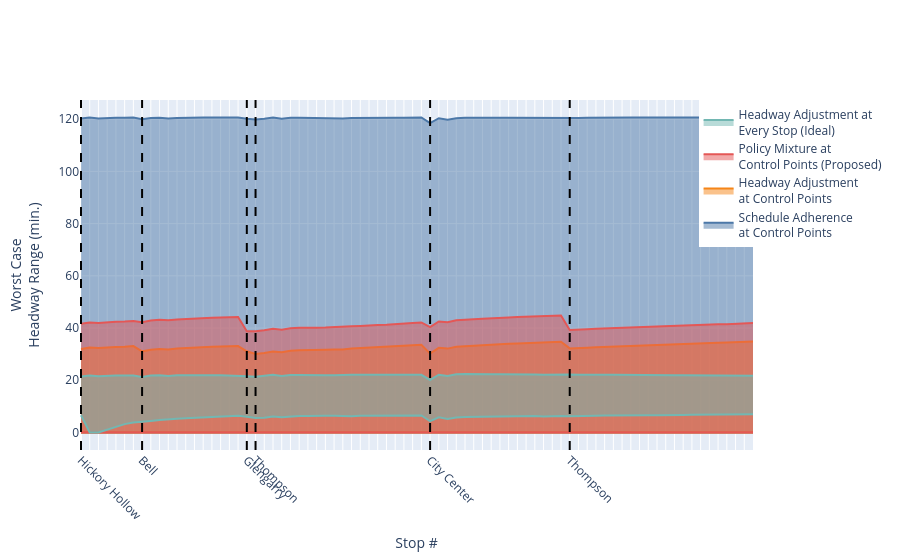

Notebook source saved alongside this figure:
### Code cell
# Base route - no control
BASE_ROUTE = stop_info

# Possible Control Points
CTRLPTS = ['HICHICNN', 'MXIGLENG', 'MXITHOMP', 'MXIBELL', 'MCC4_15', 'MXOTHOMP']

# Sched Driven Route
SCHED_ROUTE= copy.deepcopy(BASE_ROUTE)
for i in range(len(SCHED_ROUTE)):
    if SCHED_ROUTE[i]['stop_id'] in CTRLPTS:
        SCHED_ROUTE[i]['policy'] = ScheduleDrivenPolicy
        SCHED_ROUTE[i]['policy_args'] = {'schedule': departures[SCHED_ROUTE[i]['stop_id']]}

# Sched Driven Route
ALL_ROUTE= copy.deepcopy(BASE_ROUTE)
for i in range(len(ALL_ROUTE)):
    ALL_ROUTE[i]['policy'] = RatioDrivenPolicy
    ALL_ROUTE[i]['policy_args'] = {'target_ratio': 1, 'activation_ratio': 1, 'max_holding': float('inf')}

# Ratio Driven Route has one stop driven by ratio policy
RATIO_ROUTE = copy.deepcopy(BASE_ROUTE)
for i in range(len(RATIO_ROUTE)):
    if RATIO_ROUTE[i]['stop_id'] in CTRLPTS:
        RATIO_ROUTE[i]['policy'] = RatioDrivenPolicy
        RATIO_ROUTE[i]['policy_args'] = {'target_ratio': 1, 'activation_ratio': 1, 'max_holding': float('inf')}

PROPOSED_ROUTE = copy.deepcopy(BASE_ROUTE)
for i in range(len(PROPOSED_ROUTE)):
    if PROPOSED_ROUTE[i]['stop_id'] in ['MXIGLENG', 'MXOTHOMP']:
        PROPOSED_ROUTE[i]['policy'] = RatioDrivenPolicy
        PROPOSED_ROUTE[i]['policy_args'] = {'target_ratio': 1, 'activation_ratio': 1, 'max_holding': float('inf')}
    if PROPOSED_ROUTE[i]['stop_id'] in ['HICHICNN', 'MCC4_15']:
        PROPOSED_ROUTE[i]['policy'] = ScheduleDrivenPolicy
        PROPOSED_ROUTE[i]['policy_args'] = {'schedule': departures[PROPOSED_ROUTE[i]['stop_id']]}

routes = {
    'Schedule Adherence<br>at Control Points': SCHED_ROUTE,
    'Headway Adjustment<br>at Control Points': RATIO_ROUTE,
    'Policy Mixture at<br>Control Points (Proposed)': PROPOSED_ROUTE,
    'Headway Adjustment at<br>Every Stop (Ideal)': ALL_ROUTE,
}
sim_results = {
    'H/T Ratio Driven': 'sim_r55_ffa.pkl',
}

run_experiment(
    exp_id='exp-base',
    routes=routes,
    sim_results=sim_results,
    start_times=start,
    t_max=60 * 48,
)

### Figure 1 — Plotly figure (JSON) as saved in the notebook; plotly's stock layout.template omitted (floating-point values rounded to 4 significant figures)
{"data": [{"line": {"color": "#4C78A8"}, "mode": "lines", "showlegend": false, "type": "scatter", "x": [0, 1, 2, 3, 4, 5, 6, 7, 8, 9, 10, 11, 12, 13, 14, 15, 16, 17, 18, 19, 20, 21, 22, 23, 24, 25, 26, 27, 28, 29, 30, 31, 32, 33, 34, 35, 36, 37, 38, 39, 40, 41, 42, 43, 44, 45, 46, 47, 48, 49, 50, 51, 52, 53, 54, 55, 56, 57, 58, 59, 60, 61, 62, 63, 64, 65, 66, 67, 68, 69, 70, 71, 72, 73, 74, 75, 76, 77], "y": [120.2, 120.6, 120.2, 120.5, 120.5, 120.6, 120.6, 120.0, 120.4, 120.6, 120.2, 120.5, 120.6, 120.6, 120.6, 120.6, 120.6, 120.6, 120.6, 120.2, 119.9, 120.2, 120.6, 120.1, 120.6, 120.6, 120.5, 120.5, 120.4, 120.4, 120.3, 120.5, 120.5, 120.6, 120.5, 120.5, 120.6, 120.5, 120.6, 120.6, 118.5, 120.3, 119.7, 120.4, 120.5, 120.4, 120.4, 120.4, 120.5, 120.6, 120.5, 120.6, 120.6, 120.4, 120.6, 120.6, 120.6, 120.4, 120.5, 120.6, 120.6, 120.6, 120.6, 120.6, 120.6, 120.6, 120.6, 120.5, 120.6, 120.6, 120.6, 120.6, 120.6, 120.6, 120.6, 120.6, 120.6, 120.6]}, {"fill": "tonexty", "line": {"color": "#4C78A8"}, "mode": "lines", "name": "Schedule Adherence<br>at Control Points", "showlegend": true, "type": "scatter", "x": [0, 1, 2, 3, 4, 5, 6, 7, 8, 9, 10, 11, 12, 13, 14, 15, 16, 17, 18, 19, 20, 21, 22, 23, 24, 25, 26, 27, 28, 29, 30, 31, 32, 33, 34, 35, 36, 37, 38, 39, 40, 41, 42, 43, 44, 45, 46, 47, 48, 49, 50, 51, 52, 53, 54, 55, 56, 57, 58, 59, 60, 61, 62, 63, 64, 65, 66, 67, 68, 69, 70, 71, 72, 73, 74, 75, 76, 77], "y": [0, 0, 0, 0, 0, 0, 0, 0, 0, 0, 0, 0, 0, 0, 0, 0, 0, 0, 0, 0, 0, 0, 0, 0, 0, 0, 0, 0, 0, 0, 0, 0, 0, 0, 0, 0, 0, 0, 0, 0, 0, 0, 0, 0, 0, 0, 0, 0, 0, 0, 0, 0, 0, 0, 0, 0, 0, 0, 0, 0, 0, 0, 0, 0, 0, 0, 0, 0, 0, 0, 0, 0, 0, 0, 0, 0, 0, 0]}, {"line": {"color": "#F58518"}, "mode": "lines", "showlegend": false, "type": "scatter", "x": [0, 1, 2, 3, 4, 5, 6, 7, 8, 9, 10, 11, 12, 13, 14, 15, 16, 17, 18, 19, 20, 21, 22, 23, 24, 25, 26, 27, 28, 29, 30, 31, 32, 33, 34, 35, 36, 37, 38, 39, 40, 41, 42, 43, 44, 45, 46, 47, 48, 49, 50, 51, 52, 53, 54, 55, 56, 57, 58, 59, 60, 61, 62, 63, 64, 65, 66, 67, 68, 69, 70, 71, 72, 73, 74, 75, 76, 77], "y": [32.0, 32.53, 32.33, 32.68, 32.79, 32.87, 33.08, 31.08, 31.7, 32.0, 31.82, 32.15, 32.35, 32.48, 32.66, 32.8, 32.89, 32.98, 33.08, 31.1, 30.09, 30.47, 31.06, 30.74, 31.3, 31.47, 31.47, 31.61, 31.66, 31.76, 31.78, 32.13, 32.28, 32.56, 32.62, 32.76, 33.05, 33.21, 33.42, 33.62, 30.22, 32.43, 32.12, 32.86, 33.19, 33.25, 33.41, 33.5, 33.71, 33.95, 34.08, 34.24, 34.4, 34.31, 34.62, 34.73, 32.2, 32.21, 32.49, 32.65, 32.78, 32.98, 33.07, 33.25, 33.43, 33.56, 33.65, 33.74, 33.86, 34.01, 34.13, 34.16, 34.3, 34.35, 34.44, 34.56, 34.69, 34.83]}, {"fill": "tonexty", "line": {"color": "#F58518"}, "mode": "lines", "name": "Headway Adjustment<br>at Control Points", "showlegend": true, "type": "scatter", "x": [0, 1, 2, 3, 4, 5, 6, 7, 8, 9, 10, 11, 12, 13, 14, 15, 16, 17, 18, 19, 20, 21, 22, 23, 24, 25, 26, 27, 28, 29, 30, 31, 32, 33, 34, 35, 36, 37, 38, 39, 40, 41, 42, 43, 44, 45, 46, 47, 48, 49, 50, 51, 52, 53, 54, 55, 56, 57, 58, 59, 60, 61, 62, 63, 64, 65, 66, 67, 68, 69, 70, 71, 72, 73, 74, 75, 76, 77], "y": [0, 0, 0, 0, 0, 0, 0, 0, 0, 0, 0, 0, 0, 0, 0, 0, 0, 0, 0, 0, 0, 0, 0, 0, 0, 0, 0, 0, 0, 0, 0, 0, 0, 0, 0, 0, 0, 0, 0, 0, 0, 0, 0, 0, 0, 0, 0, 0, 0, 0, 0, 0, 0, 0, 0, 0, 0, 0, 0, 0, 0, 0, 0, 0, 0, 0, 0, 0, 0, 0, 0, 0, 0, 0, 0, 0, 0, 0]}, {"line": {"color": "#E45756"}, "mode": "lines", "showlegend": false, "type": "scatter", "x": [0, 1, 2, 3, 4, 5, 6, 7, 8, 9, 10, 11, 12, 13, 14, 15, 16, 17, 18, 19, 20, 21, 22, 23, 24, 25, 26, 27, 28, 29, 30, 31, 32, 33, 34, 35, 36, 37, 38, 39, 40, 41, 42, 43, 44, 45, 46, 47, 48, 49, 50, 51, 52, 53, 54, 55, 56, 57, 58, 59, 60, 61, 62, 63, 64, 65, 66, 67, 68, 69, 70, 71, 72, 73, 74, 75, 76, 77], "y": [41.62, 42.15, 41.95, 42.3, 42.4, 42.49, 42.7, 42.25, 42.86, 43.16, 42.98, 43.31, 43.51, 43.64, 43.82, 43.96, 44.05, 44.14, 44.24, 38.79, 38.74, 39.12, 39.71, 39.39, 39.96, 40.12, 40.01, 40.16, 40.21, 40.31, 40.32, 40.68, 40.82, 41.1, 41.17, 41.3, 41.6, 41.76, 41.97, 42.16, 40.33, 42.54, 42.24, 42.97, 43.3, 43.36, 43.52, 43.61, 43.82, 44.06, 44.19, 44.35, 44.51, 44.42, 44.73, 44.84, 39.26, 39.27, 39.55, 39.71, 39.84, 40.03, 40.13, 40.3, 40.49, 40.61, 40.7, 40.8, 40.92, 41.07, 41.18, 41.22, 41.36, 41.41, 41.49, 41.62, 41.75, 41.89]}, {"fill": "tonexty", "line": {"color": "#E45756"}, "mode": "lines", "name": "Policy Mixture at<br>Control Points (Proposed)", "showlegend": true, "type": "scatter", "x": [0, 1, 2, 3, 4, 5, 6, 7, 8, 9, 10, 11, 12, 13, 14, 15, 16, 17, 18, 19, 20, 21, 22, 23, 24, 25, 26, 27, 28, 29, 30, 31, 32, 33, 34, 35, 36, 37, 38, 39, 40, 41, 42, 43, 44, 45, 46, 47, 48, 49, 50, 51, 52, 53, 54, 55, 56, 57, 58, 59, 60, 61, 62, 63, 64, 65, 66, 67, 68, 69, 70, 71, 72, 73, 74, 75, 76, 77], "y": [0, 0, 0, 0, 0, 0, 0, 0, 0, 0, 0, 0, 0, 0, 0, 0, 0, 0, 0, 0, 0, 0, 0, 0, 0, 0, 0, 0, 0, 0, 0, 0, 0, 0, 0, 0, 0, 0, 0, 0, 0, 0, 0, 0, 0, 0, 0, 0, 0, 0, 0, 0, 0, 0, 0, 0, 0, 0, 0, 0, 0, 0, 0, 0, 0, 0, 0, 0, 0, 0, 0, 0, 0, 0, 0, 0, 0, 0]}, {"line": {"color": "#72B7B2"}, "mode": "lines", "showlegend": false, "type": "scatter", "x": [0, 1, 2, 3, 4, 5, 6, 7, 8, 9, 10, 11, 12, 13, 14, 15, 16, 17, 18, 19, 20, 21, 22, 23, 24, 25, 26, 27, 28, 29, 30, 31, 32, 33, 34, 35, 36, 37, 38, 39, 40, 41, 42, 43, 44, 45, 46, 47, 48, 49, 50, 51, 52, 53, 54, 55, 56, 57, 58, 59, 60, 61, 62, 63, 64, 65, 66, 67, 68, 69, 70, 71, 72, 73, 74, 75, 76, 77], "y": [21.43, 21.8, 21.51, 21.78, 21.79, 21.78, 21.83, 21.29, 21.81, 21.93, 21.66, 21.9, 21.95, 21.93, 21.94, 21.92, 21.89, 21.85, 21.82, 21.55, 21.38, 21.7, 22.06, 21.66, 22.05, 22.04, 21.94, 21.97, 21.93, 21.95, 21.89, 22.09, 22.09, 22.15, 22.06, 22.05, 22.13, 22.11, 22.12, 22.11, 20.11, 22.13, 21.67, 22.26, 22.36, 22.28, 22.29, 22.27, 22.32, 22.35, 22.29, 22.27, 22.24, 22.08, 22.21, 22.16, 22.21, 22.11, 22.19, 22.17, 22.13, 22.12, 22.06, 22.06, 22.06, 22.02, 21.97, 21.94, 21.93, 21.93, 21.9, 21.84, 21.85, 21.8, 21.77, 21.77, 21.76, 21.76]}, {"fill": "tonexty", "line": {"color": "#72B7B2"}, "mode": "lines", "name": "Headway Adjustment at<br>Every Stop (Ideal)", "showlegend": true, "type": "scatter", "x": [0, 1, 2, 3, 4, 5, 6, 7, 8, 9, 10, 11, 12, 13, 14, 15, 16, 17, 18, 19, 20, 21, 22, 23, 24, 25, 26, 27, 28, 29, 30, 31, 32, 33, 34, 35, 36, 37, 38, 39, 40, 41, 42, 43, 44, 45, 46, 47, 48, 49, 50, 51, 52, 53, 54, 55, 56, 57, 58, 59, 60, 61, 62, 63, 64, 65, 66, 67, 68, 69, 70, 71, 72, 73, 74, 75, 76, 77], "y": [6.589, 0, 0, 1.02, 2.334, 3.204, 3.797, 4.025, 4.423, 4.781, 4.873, 5.223, 5.465, 5.622, 5.82, 6.005, 6.186, 6.326, 6.406, 5.995, 5.554, 5.677, 6.155, 5.812, 6.186, 6.31, 6.361, 6.487, 6.401, 6.375, 6.178, 6.262, 6.435, 6.444, 6.433, 6.405, 6.37, 6.371, 6.517, 6.518, 4.316, 5.791, 5.198, 5.707, 5.918, 5.98, 5.941, 5.962, 6.084, 6.136, 6.171, 6.261, 6.337, 6.175, 6.338, 6.331, 6.239, 6.206, 6.246, 6.415, 6.493, 6.467, 6.501, 6.502, 6.508, 6.604, 6.642, 6.585, 6.717, 6.748, 6.751, 6.745, 6.864, 6.928, 6.939, 6.932, 6.916, 6.959]}], "layout": {"autosize": true, "legend": {"x": 1.2, "xanchor": "right", "y": 1}, "shapes": [{"line": {"color": "black", "dash": "dash", "width": 2}, "type": "line", "x0": 0, "x1": 0, "xref": "x", "y0": 0, "y1": 1, "yref": "y domain"}, {"line": {"color": "black", "dash": "dash", "width": 2}, "type": "line", "x0": 7, "x1": 7, "xref": "x", "y0": 0, "y1": 1, "yref": "y domain"}, {"line": {"color": "black", "dash": "dash", "width": 2}, "type": "line", "x0": 19, "x1": 19, "xref": "x", "y0": 0, "y1": 1, "yref": "y domain"}, {"line": {"color": "black", "dash": "dash", "width": 2}, "type": "line", "x0": 20, "x1": 20, "xref": "x", "y0": 0, "y1": 1, "yref": "y domain"}, {"line": {"color": "black", "dash": "dash", "width": 2}, "type": "line", "x0": 40, "x1": 40, "xref": "x", "y0": 0, "y1": 1, "yref": "y domain"}, {"line": {"color": "black", "dash": "dash", "width": 2}, "type": "line", "x0": 56, "x1": 56, "xref": "x", "y0": 0, "y1": 1, "yref": "y domain"}], "xaxis": {"autorange": true, "range": [-0.09016, 77], "tickangle": 45, "tickmode": "array", "ticktext": ["Hickory Hollow", "", "", "", "", "", "", "Bell", "", "", "", "", "", "", "", "", "", "", "", "Glengarry", "Thompson", "", "", "", "", "", "", "", "", "", "", "", "", "", "", "", "", "", "", "", "City Center", "", "", "", "", "", "", "", "", "", "", "", "", "", "", "", "Thompson", "", "", "", "", "", "", "", "", "", "", "", "", "", "", "", "", "", "", "", "", ""], "tickvals": [0, 1, 2, 3, 4, 5, 6, 7, 8, 9, 10, 11, 12, 13, 14, 15, 16, 17, 18, 19, 20, 21, 22, 23, 24, 25, 26, 27, 28, 29, 30, 31, 32, 33, 34, 35, 36, 37, 38, 39, 40, 41, 42, 43, 44, 45, 46, 47, 48, 49, 50, 51, 52, 53, 54, 55, 56, 57, 58, 59, 60, 61, 62, 63, 64, 65, 66, 67, 68, 69, 70, 71, 72, 73, 74, 75, 76, 77], "title": {"text": "Stop #"}, "type": "linear"}, "yaxis": {"autorange": true, "range": [-6.702, 127.3], "title": {"text": "Worst Case<br>Headway Range (min.)"}, "type": "linear"}}}
